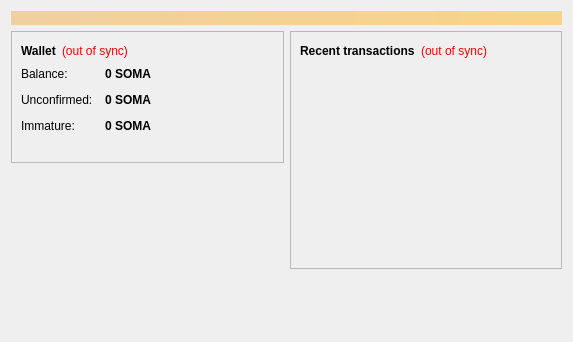
<?xml version="1.0" encoding="UTF-8"?>
<ui version="4.0">
 <class>OverviewPage</class>
 <widget class="QWidget" name="OverviewPage">
  <property name="geometry">
   <rect>
    <x>0</x>
    <y>0</y>
    <width>573</width>
    <height>342</height>
   </rect>
  </property>
  <property name="windowTitle">
   <string>Form</string>
  </property>
  <layout class="QVBoxLayout" name="topLayout">
   <item>
    <widget class="QLabel" name="labelAlerts">
     <property name="visible">
      <bool>false</bool>
     </property>
     <property name="styleSheet">
      <string notr="true">background-color: qlineargradient(x1: 0, y1: 0, x2: 1, y2: 0, stop:0 #F0D0A0, stop:1 #F8D488); color:#000000;</string>
     </property>
     <property name="wordWrap">
      <bool>true</bool>
     </property>
     <property name="margin">
      <number>3</number>
     </property>
    </widget>
   </item>
   <item>
    <layout class="QHBoxLayout" name="horizontalLayout" stretch="1,1">
     <item>
      <layout class="QVBoxLayout" name="verticalLayout_2">
       <item>
        <widget class="QFrame" name="frame">
         <property name="frameShape">
          <enum>QFrame::StyledPanel</enum>
         </property>
         <property name="frameShadow">
          <enum>QFrame::Raised</enum>
         </property>
         <layout class="QVBoxLayout" name="verticalLayout_4">
          <item>
           <layout class="QHBoxLayout" name="horizontalLayout_4">
            <item>
             <widget class="QLabel" name="label_5">
              <property name="font">
               <font>
                <weight>75</weight>
                <bold>true</bold>
               </font>
              </property>
              <property name="text">
               <string>Wallet</string>
              </property>
             </widget>
            </item>
            <item>
             <widget class="QLabel" name="labelWalletStatus">
              <property name="toolTip">
               <string>&lt;html&gt;&lt;head/&gt;&lt;body&gt;&lt;p&gt;The displayed information may be out of date. Your wallet automatically synchronizes with the Somacoin network after a connection is established, but this process has not completed yet.&lt;/p&gt;&lt;/body&gt;&lt;/html&gt;</string>
              </property>
              <property name="styleSheet">
               <string notr="true">QLabel { color: red; }</string>
              </property>
              <property name="text">
               <string notr="true">(out of sync)</string>
              </property>
              <property name="alignment">
               <set>Qt::AlignLeading|Qt::AlignLeft|Qt::AlignVCenter</set>
              </property>
             </widget>
            </item>
            <item>
             <spacer name="horizontalSpacer_2">
              <property name="orientation">
               <enum>Qt::Horizontal</enum>
              </property>
              <property name="sizeHint" stdset="0">
               <size>
                <width>40</width>
                <height>20</height>
               </size>
              </property>
             </spacer>
            </item>
           </layout>
          </item>
          <item>
           <layout class="QFormLayout" name="formLayout_2">
            <property name="fieldGrowthPolicy">
             <enum>QFormLayout::AllNonFixedFieldsGrow</enum>
            </property>
            <property name="horizontalSpacing">
             <number>12</number>
            </property>
            <property name="verticalSpacing">
             <number>12</number>
            </property>
            <item row="0" column="0">
             <widget class="QLabel" name="label">
              <property name="text">
               <string>Balance:</string>
              </property>
             </widget>
            </item>
            <item row="0" column="1">
             <widget class="QLabel" name="labelBalance">
              <property name="font">
               <font>
                <weight>75</weight>
                <bold>true</bold>
               </font>
              </property>
              <property name="cursor">
               <cursorShape>IBeamCursor</cursorShape>
              </property>
              <property name="toolTip">
               <string>Your current balance</string>
              </property>
              <property name="text">
               <string notr="true">0 SOMA</string>
              </property>
              <property name="textInteractionFlags">
               <set>Qt::LinksAccessibleByMouse|Qt::TextSelectableByKeyboard|Qt::TextSelectableByMouse</set>
              </property>
             </widget>
            </item>
            <item row="1" column="0">
             <widget class="QLabel" name="label_3">
              <property name="text">
               <string>Unconfirmed:</string>
              </property>
             </widget>
            </item>
            <item row="1" column="1">
             <widget class="QLabel" name="labelUnconfirmed">
              <property name="font">
               <font>
                <weight>75</weight>
                <bold>true</bold>
               </font>
              </property>
              <property name="cursor">
               <cursorShape>IBeamCursor</cursorShape>
              </property>
              <property name="toolTip">
               <string>Total of transactions that have yet to be confirmed, and do not yet count toward the current balance</string>
              </property>
              <property name="text">
               <string notr="true">0 SOMA</string>
              </property>
              <property name="textInteractionFlags">
               <set>Qt::LinksAccessibleByMouse|Qt::TextSelectableByKeyboard|Qt::TextSelectableByMouse</set>
              </property>
             </widget>
            </item>
            <item row="2" column="0">
             <widget class="QLabel" name="labelImmatureText">
              <property name="text">
               <string>Immature:</string>
              </property>
             </widget>
            </item>
            <item row="2" column="1">
             <widget class="QLabel" name="labelImmature">
              <property name="font">
               <font>
                <weight>75</weight>
                <bold>true</bold>
               </font>
              </property>
              <property name="toolTip">
               <string>Mined balance that has not yet matured</string>
              </property>
              <property name="text">
               <string notr="true">0 SOMA</string>
              </property>
              <property name="textInteractionFlags">
               <set>Qt::LinksAccessibleByMouse|Qt::TextSelectableByKeyboard|Qt::TextSelectableByMouse</set>
              </property>
             </widget>
            </item>
           </layout>
          </item>
          <item>
           <widget class="QLabel" name="label_wallet_bgcoin">
            <property name="text">
             <string/>
            </property>
            <property name="pixmap">
             <pixmap resource="../bitcoin.qrc">:/images/wallet_bgcoin</pixmap>
            </property>
            <property name="scaledContents">
             <bool>false</bool>
            </property>
            <property name="alignment">
             <set>Qt::AlignCenter</set>
            </property>
            <property name="margin">
             <number>-2</number>
            </property>
           </widget>
          </item>
         </layout>
        </widget>
       </item>
       <item>
        <spacer name="verticalSpacer">
         <property name="orientation">
          <enum>Qt::Vertical</enum>
         </property>
         <property name="sizeHint" stdset="0">
          <size>
           <width>20</width>
           <height>40</height>
          </size>
         </property>
        </spacer>
       </item>
      </layout>
     </item>
     <item>
      <layout class="QVBoxLayout" name="verticalLayout_3">
       <item>
        <widget class="QFrame" name="frame_2">
         <property name="frameShape">
          <enum>QFrame::StyledPanel</enum>
         </property>
         <property name="frameShadow">
          <enum>QFrame::Raised</enum>
         </property>
         <layout class="QVBoxLayout" name="verticalLayout">
          <item>
           <layout class="QHBoxLayout" name="horizontalLayout_2">
            <item>
             <widget class="QLabel" name="label_4">
              <property name="text">
               <string>&lt;b&gt;Recent transactions&lt;/b&gt;</string>
              </property>
             </widget>
            </item>
            <item>
             <widget class="QLabel" name="labelTransactionsStatus">
              <property name="toolTip">
               <string>&lt;html&gt;&lt;head/&gt;&lt;body&gt;&lt;p&gt;The displayed information may be out of date. Your wallet automatically synchronizes with the Somacoin network after a connection is established, but this process has not completed yet.&lt;/p&gt;&lt;/body&gt;&lt;/html&gt;</string>
              </property>
              <property name="styleSheet">
               <string notr="true">QLabel { color: red; }</string>
              </property>
              <property name="text">
               <string notr="true">(out of sync)</string>
              </property>
              <property name="alignment">
               <set>Qt::AlignRight|Qt::AlignTrailing|Qt::AlignVCenter</set>
              </property>
             </widget>
            </item>
            <item>
             <spacer name="horizontalSpacer">
              <property name="orientation">
               <enum>Qt::Horizontal</enum>
              </property>
              <property name="sizeHint" stdset="0">
               <size>
                <width>40</width>
                <height>20</height>
               </size>
              </property>
             </spacer>
            </item>
           </layout>
          </item>
          <item>
           <widget class="QListView" name="listTransactions">
            <property name="styleSheet">
             <string notr="true">QListView { background: transparent; }</string>
            </property>
            <property name="frameShape">
             <enum>QFrame::NoFrame</enum>
            </property>
            <property name="verticalScrollBarPolicy">
             <enum>Qt::ScrollBarAlwaysOff</enum>
            </property>
            <property name="horizontalScrollBarPolicy">
             <enum>Qt::ScrollBarAlwaysOff</enum>
            </property>
            <property name="selectionMode">
             <enum>QAbstractItemView::NoSelection</enum>
            </property>
           </widget>
          </item>
         </layout>
        </widget>
       </item>
       <item>
        <spacer name="verticalSpacer_2">
         <property name="orientation">
          <enum>Qt::Vertical</enum>
         </property>
         <property name="sizeHint" stdset="0">
          <size>
           <width>20</width>
           <height>40</height>
          </size>
         </property>
        </spacer>
       </item>
      </layout>
     </item>
    </layout>
   </item>
  </layout>
 </widget>
 <resources/>
 <connections/>
</ui>
